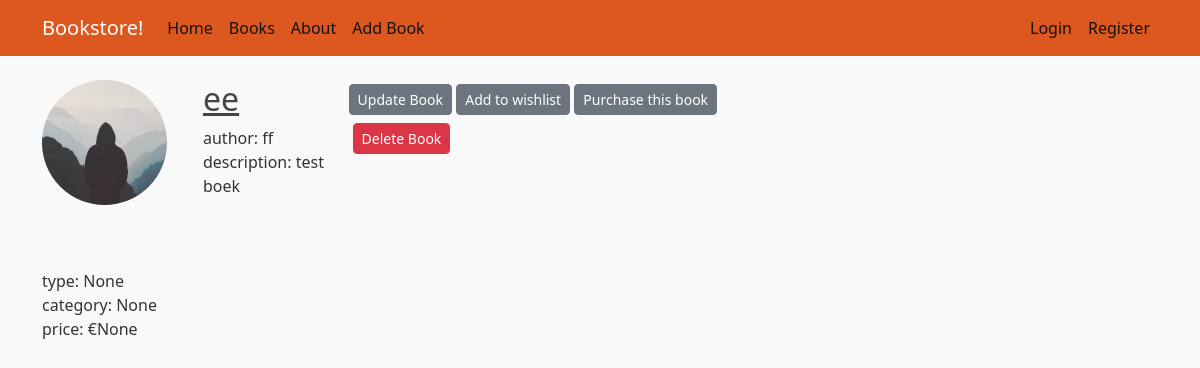
Screenshot of /book/1 with the database file from the repository.
### book_store/bp_books/models.py (models this page shows)
class Book(db.Model):
    __tablename__ = 'book'
    id = db.Column(db.Integer, primary_key=True)
    type = db.Column(db.String(15))  #type is hardcover, ebook of audiobook
    price = db.Column(db.Float)
    title = db.Column(db.String(50), unique=True, nullable=False)
    author = db.Column(db.String(30), nullable=False)  #dit kan ook met linktabel.. of eenvoudiger..
    description = db.Column(db.Text)
    image_file = db.Column(db.String(20), nullable=False, default='default.jpg')  #add default later, will be hashed
    category = db.Column(db.String(20))  #categorie example horror, drama...
    db.UniqueConstraint('title', 'author', name='uix_title_author')
    wishlist = db.relationship("User", secondary= wishlist, back_populates = "wishlist")
    purchases = db.relationship("User", secondary= purchases, back_populates = "purchases")

### book_store/bp_books/routes.py (the view)
@bp_books.route("/book/<book_id>")
def book(book_id):
    book = Book.query.get_or_404(book_id)  #we use this method instead of get to handle errors
    return render_template('book.html', title=book.title, book=book)

### book_store/templates/book.html (shortened to what this page needs)
{% extends "layout.html" %}
{% block content %}
    <div class="d-flex">
        <div class="flex-shrink-0">
            <img class="rounded-circle account-img" src="{{url_for('static', filename='pictures/' + book.image_file)}}" >
        </div>
        <div class="flex-grow-1 ms-3">
            <h2><a class="article-title" href= "{{url_for('bp_books.book', book_id=book.id) }}"> {{ book.title }} </a> </h2>
            <p class="article-content"> author: {{book.author}}
            description: {{book.description}}
            </p>
        </div>
        <div>
            <a class="btn btn-secondary btn-sm mt-1 mb-1" href="{{ url_for('bp_books.update_book', book_id=book.id) }}">Update Book</a>
            <a class="btn btn-secondary btn-sm mt-1 mb-1" href="{{ url_for('bp_users.add_wishlist', book_id=book.id) }}">Add to wishlist</a>
            <a class="btn btn-secondary btn-sm mt-1 mb-1" href="{{ url_for('bp_users.purchase', book_id=book.id) }}">Purchase this book</a>
            <button type="button" class="btn btn-danger btn-sm m-1" data-bs-toggle="modal" data-bs-target="#deleteModal">Delete Book</button>
          </div>
    </div>
    <br>
    <br>
    type: {{book.type}} <br>
    category: {{book.category}} <br>
    price: €{{book.price}} <br>
{% endblock content %}

### book_store/static/main.css (style rules this page uses)
body { background: #f9f9f9; color: #333333; margin-top: 5rem; }
h1, h2, h3, h4, h5, h6 { color: #444444; }
.article-title { color: #444444; }
.article-content { white-space: pre-line; }
.account-img { height: 125px; width: 125px; margin-right: 20px; margin-bottom: 16px; }

### rows the page displays
Book: image_file (placeholder picture), title "ee", author "ff", description "test boek", type "None", category "None", price "None"
